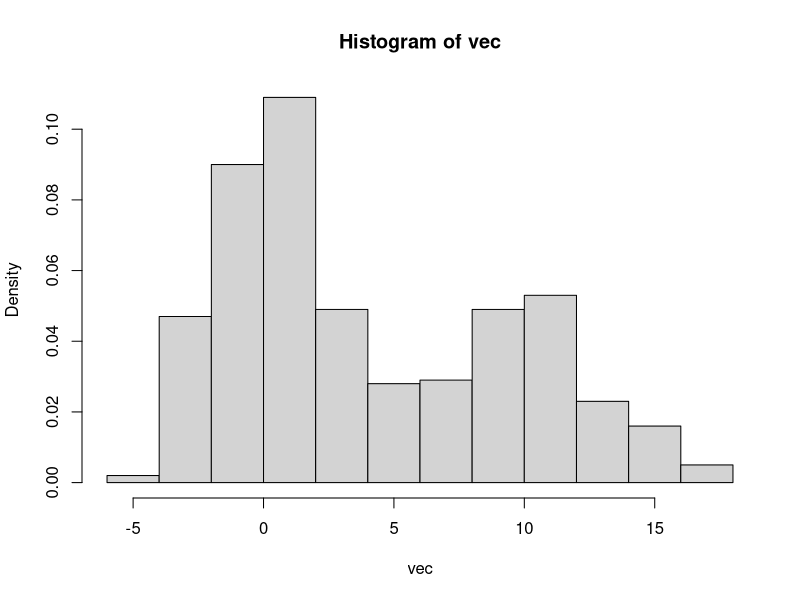
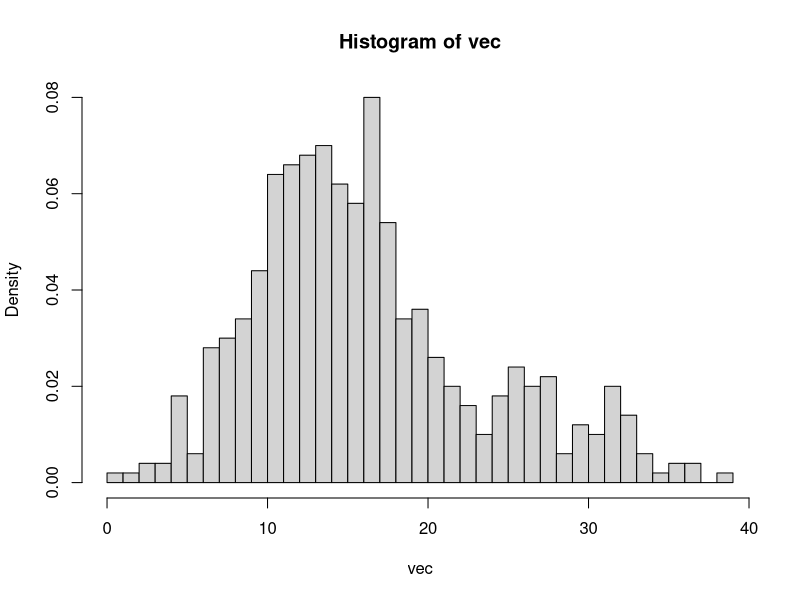
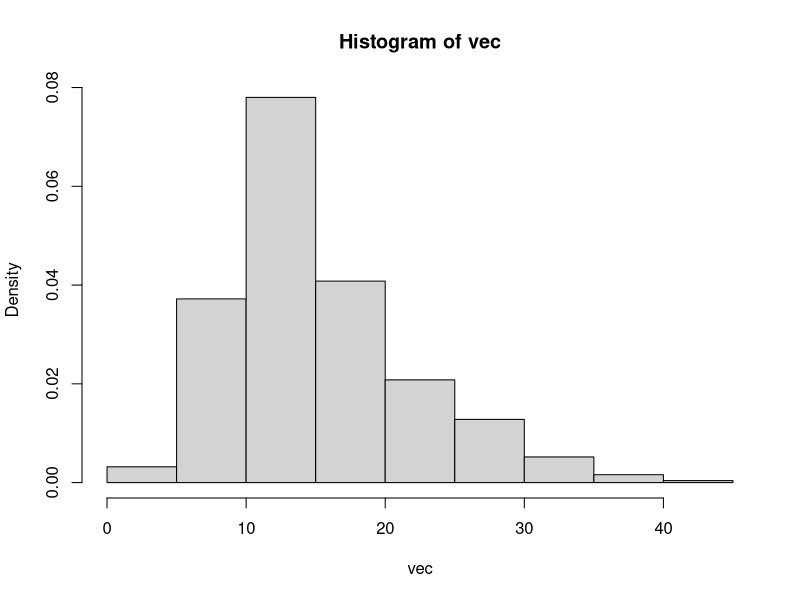
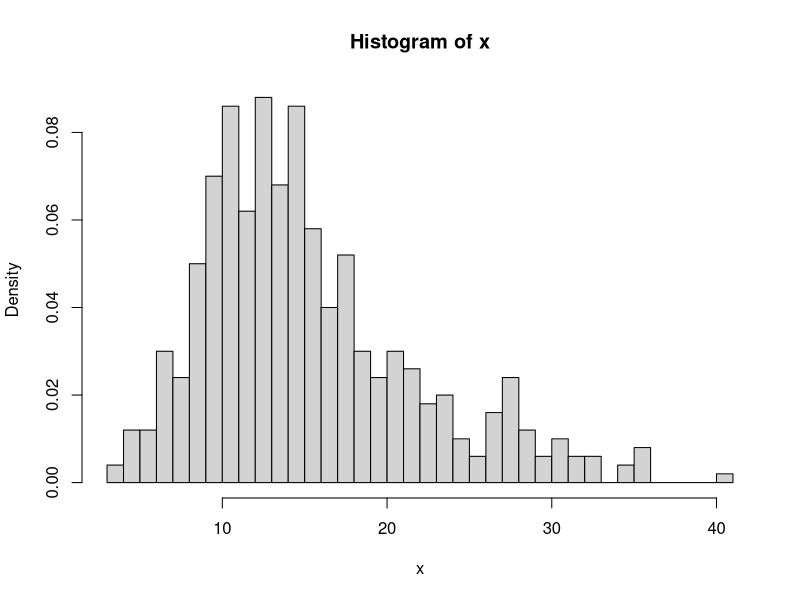

Source code (R) for these figures, in order:
## ---- chunk 1
# Fonction permettant de générer des données 
f <- function(mu1, mu2, s1, s2, n1, n2) {
  vec1<- rnorm(n1,mu1, s1)
  vec2<- rnorm(n2,mu2, s2)
  vec <- sample(c(vec1, vec2))
  
  hist(vec, freq = F)
  
  return(vec)
}

res <- f(0, 10, 2, 3, 300, 200)
res

# envoi du vecteur 
write.csv(res, 'res.csv')
## ---- chunk 2
# Visualisation des données du vecteur 
vec <- read.table("vecteur_4.csv", sep = ",")
vec <- vec$V2
vec <- vec[-1]
vec <- sapply(vec, as.numeric)

hist(vec, nclass = 50, freq = F)
## ---- chunk 3
densite <- function(sigma, mu, x) {
  d <- (1/(sigma*sqrt(2*pi)))  * exp((-1/2)*  ((x-mu)/sigma)^2)
  return(d)
}

## ---- chunk 4
mu1.1 <- 14
mu2.1 <- 26
s1.1 <- 5
s2.1 <- 10
## ---- chunk 5
# Pour x = 12
d.1.12 <- densite(sigma = s1.1, mu = mu1.1, x = 12)
d.2.12 <- densite(sigma = s2.1, mu = mu2.1, x = 12)
d.1.12/d.2.12  # > 1

# pour x = 20
d.1.20 <- densite(sigma = s1.1, mu = mu1.1, x = 20)
d.2.20 <- densite(sigma = s2.1, mu = mu2.1, x = 20)
d.1.20/d.2.20 # > 1

# pour x = 25
d.1.25 <- densite(sigma = s1.1, mu = mu1.1, x = 25)
d.2.25 <- densite(sigma = s2.1, mu = mu2.1, x = 25)
d.1.25/d.2.25 # < 1
## ---- chunk 6
etapeE <- function (vec, mu1, mu2, s1, s2) {
  # la fonction etapeE prend en entrée : 
  #   - un vecteur de valeurs
  #   - les paramètres initialisés (ou réestimés) des deux gaussiennes 
  
  # initialisation de la matrice 
  mat <- matrix(0, nrow = length(vec), ncol=2)
  # cette matrice de longueur 500 (taille du vecteur vec) accueillera dans ses colonnes 1 et 2 les valeurs des probabilités que la valeur i du vecteur vec appartienne à la gaussienne 1 et à la gaussienne 2. Chaque ligne i de la matrice somme donc à 1 avec chaque élément des colonnes 1 et 2 compris entre 0 et 1.
  
  # On initialise deux vecteurs d1 et d2
  # d1 (resp. d2) accueillera les valeurs des densités de chacun des x du vecteur *vec* s'il appartient à la gausienne 1 (de paramètres mu1 et s1) (et resp. 2, de paramètres mu2 et s2)
  d1 <- NULL 
  d2 <- NULL
  
  # calcul des densités du vecteur vec pour g1 et g2
  for (i in 1:length(vec)){
    d1[i] <- densite(sigma = s1, mu = mu1, x = vec[i] )
    d2[i] <- densite(sigma = s2, mu = mu2, x = vec[i] )
  }
  
  # print(d1)  # test d1
  # print(d2)  # test d2
  
  # on va compter les d1/d2
  compteur1 <- NULL  
  for (i in 1:length(d1)){
    if (d1[i]>d2[i]) {
      compteur1[i] <- TRUE
    }
  }

  # print(compteur1) 
  # soit TRUE soit 'na' 
  
  C1 <- sum(!is.na(compteur1)) ; # print(C1) 
  C2 <- length(vec)-C1
  
  p.C1 <- C1 / (C1+C2)
  p.C2 <- C2 / (C1+C2)
  
  # print(p.C1)
  # print(p.C2)
  # P(A| C1)  = d1
  
  p.A.C1 <- d1
  p.A.C2 <- d2
  
  # Remplissage de la matrice *mat* avec les proba P(C1|A) et P(C2|A)
  for (i in 1:nrow(mat)) {
  mat[i,1] <- (p.A.C1[i] * p.C1) / (  p.A.C1[i]*p.C1 +    p.A.C2[i]*p.C2 )
    
  mat[i,2] <- ( p.A.C2[i] * p.C2) / ( p.A.C1[i]*p.C1 +    p.A.C2[i]*p.C2 )
    
  }
  
  return(list(mat, p.C1, p.C2))
  # on retourne la matrice contenant les proba d'appartenance de chaque individu à l'une et l'autre gaussiennes
}
## ---- chunk 7
res.E.1 <- etapeE(vec, mu1.1, mu2.1, s1 = s1.1, s2 = s2.1)
# res.E.1[[1]]
## ---- chunk 8
etapeM <- function(vecteur,matrice){
  
  moyenne <- numeric(ncol(matrice))
  ecarts_type <- numeric(ncol(matrice))
  
  for (j in 1:ncol(matrice)){
    haut <- 0
    bas <- 0
    somme <- 0
    
    for (i in 1:nrow(matrice)){
      haut <-haut + vecteur[i]*matrice[i,j]
      bas <- bas + matrice[i,j]
    }
    
    moyenne[j] <- haut/bas
    
    for (i in 1:nrow(matrice)) {
      somme <- somme + matrice[i,j] * (vecteur[i] - moyenne[j])^2
    }
    ecarts_type[j] <- sqrt(somme / bas)
  }
  return(list(vec = vecteur,mu1 = moyenne[1], mu2 = moyenne[2], s1= ecarts_type[1], s2 = ecarts_type[2]))
}
## ---- chunk 9
res.M.1 <- etapeM(vec, res.E.1[[1]])
## ---- chunk 10
etapesEM <- function (vec, nb_iter, mu1.init = mu1.1, mu2.init = mu2.1, s1.init = s1.1, s2.init = s2.1 ) {
  
  num_iter <- 0
  
  # initialisation
  cat("réalisation de l'étape :", num_iter)
  resE <- etapeE(vec, mu1.1, mu2.1, s1.1, s2.1)
  resM <- etapeM(vec, matrice = resE[[1]])
  cat("\tNouvelles valeurs : mu1 =",round(resM[[2]]),"|", "mu2 =",round(resM[[3]]),"|", "s1 = ",round(resM[[4]]),"|", "s2 =", round(resM[[5]]))
  num_iter= num_iter + 1

  # itérations
  while(num_iter!=nb_iter) {
  cat("\nréalisation de l'étape :", num_iter)
  resE <- etapeE(vec = resM[[1]], mu1 = resM[[2]], mu2 = resM[[3]], s1 = resM[[4]], s2 = resM[[5]])
  resM <- etapeM(vecteur = resM[[1]], matrice = resE[[1]])
  cat("\tNouvelles valeurs : mu1 =",round(resM[[2]]),"|", "mu2 =",round(resM[[3]]),"|", "s1 = ",round(resM[[4]]),"|", "s2 =", round(resM[[5]]))
  num_iter= num_iter + 1
  }
  
}
## ---- chunk 11
etapesEM(vec = vec, nb_iter = 100)
## ---- chunk 12
etapesEM_autostopped <- function (vec, mu1.init = mu1.1, mu2.init = mu2.1, s1.init = s1.1, s2.init = s2.1 ) {
  
  num_iter <- 1
  loglik <- NULL
  
  # initialisation
  resE <- etapeE(vec, mu1.1, mu2.1, s1.1, s2.1)
  resM <- etapeM(vec, matrice = resE[[1]])

  loglik[num_iter] <- sum(log(resE[[2]] * dnorm(vec, resM[[2]], resM[[4]]) + 
                        resE[[3]] * dnorm(vec, resM[[3]], resM[[5]])))
  
  cat("Étape", num_iter, ": mu1 =", round(resM[[2]]), "| mu2 =", round(resM[[3]]),
      "| s1 =", round(resM[[4]]), "| s2 =", round(resM[[5]]),
      "| Log-Vraisemblance =", round(loglik[num_iter], 4), "\n")
  
    # Boucle d'itération EM
  repeat {
    num_iter <- num_iter + 1
    
    resE <- etapeE(vec, resM[[2]], resM[[3]], resM[[4]], resM[[5]])
    resM <- etapeM(vec, matrice = resE[[1]])
    
    loglik[num_iter] <- sum(log(resE[[2]] * dnorm(vec, resM[[2]], resM[[4]]) +
                                resE[[3]] * dnorm(vec, resM[[3]], resM[[5]])))
    
    cat("Étape", num_iter, ": mu1 =", round(resM[[2]]), "| mu2 =", round(resM[[3]]),
        "| s1 =", round(resM[[4]]), "| s2 =", round(resM[[5]]),
        "| Log-Vraisemblance =", round(loglik[num_iter], 4), "\n")
    
    # condition d'arrêt
    if (loglik[num_iter] <= loglik[num_iter - 1]) {
      cat("\nArrêt automatique (plus d'amélioration de la log-vraisemblance)\n")
      break
    }
  }
  
}
## ---- chunk 13
etapesEM_autostopped(vec)
## ---- chunk 14
etapesEM_autostopped(vec, mu1.init = 17 , mu2.init = 25,s1.init = 0 , s2.init = 5)
etapesEM_autostopped(vec, mu1.init = 13 , mu2.init = 17,s1.init = 0.5 , s2.init = 0)
# même avec d'autres valeurs d'initialisation 

## ---- chunk 15
x <- f(13,25,4,6, 400,100)
hist(x, freq = F, nclass = 50)
## ---- chunk 16
etapesEM_autostopped(vec = res, mu1.init = 0 , mu2.init = 12, s1.init =1 , s2.init = 2)
